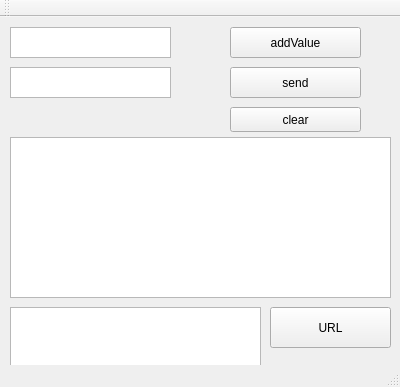
<?xml version="1.0" encoding="UTF-8"?>
<ui version="4.0">
 <class>MainWindow</class>
 <widget class="QMainWindow" name="MainWindow">
  <property name="geometry">
   <rect>
    <x>0</x>
    <y>0</y>
    <width>400</width>
    <height>387</height>
   </rect>
  </property>
  <property name="windowTitle">
   <string>MainWindow</string>
  </property>
  <widget class="QWidget" name="centralWidget">
   <widget class="QTextEdit" name="textEdit">
    <property name="geometry">
     <rect>
      <x>10</x>
      <y>120</y>
      <width>381</width>
      <height>161</height>
     </rect>
    </property>
   </widget>
   <widget class="QTextEdit" name="key">
    <property name="geometry">
     <rect>
      <x>10</x>
      <y>10</y>
      <width>161</width>
      <height>31</height>
     </rect>
    </property>
   </widget>
   <widget class="QTextEdit" name="value">
    <property name="geometry">
     <rect>
      <x>10</x>
      <y>50</y>
      <width>161</width>
      <height>31</height>
     </rect>
    </property>
   </widget>
   <widget class="QPushButton" name="pushButton">
    <property name="geometry">
     <rect>
      <x>230</x>
      <y>10</y>
      <width>131</width>
      <height>31</height>
     </rect>
    </property>
    <property name="text">
     <string>addValue</string>
    </property>
   </widget>
   <widget class="QPushButton" name="pushButton_2">
    <property name="geometry">
     <rect>
      <x>230</x>
      <y>50</y>
      <width>131</width>
      <height>31</height>
     </rect>
    </property>
    <property name="text">
     <string>send</string>
    </property>
   </widget>
   <widget class="QTextEdit" name="textEdit_2">
    <property name="geometry">
     <rect>
      <x>10</x>
      <y>290</y>
      <width>251</width>
      <height>70</height>
     </rect>
    </property>
   </widget>
   <widget class="QPushButton" name="pushButton_3">
    <property name="geometry">
     <rect>
      <x>270</x>
      <y>290</y>
      <width>121</width>
      <height>41</height>
     </rect>
    </property>
    <property name="text">
     <string>URL</string>
    </property>
   </widget>
   <widget class="QPushButton" name="pushButton_4">
    <property name="geometry">
     <rect>
      <x>230</x>
      <y>90</y>
      <width>131</width>
      <height>25</height>
     </rect>
    </property>
    <property name="text">
     <string>clear</string>
    </property>
   </widget>
  </widget>
  <widget class="QMenuBar" name="menuBar">
   <property name="geometry">
    <rect>
     <x>0</x>
     <y>0</y>
     <width>400</width>
     <height>22</height>
    </rect>
   </property>
  </widget>
  <widget class="QToolBar" name="mainToolBar">
   <attribute name="toolBarArea">
    <enum>TopToolBarArea</enum>
   </attribute>
   <attribute name="toolBarBreak">
    <bool>false</bool>
   </attribute>
  </widget>
  <widget class="QStatusBar" name="statusBar"/>
 </widget>
 <layoutdefault spacing="6" margin="11"/>
 <resources/>
 <connections/>
</ui>
